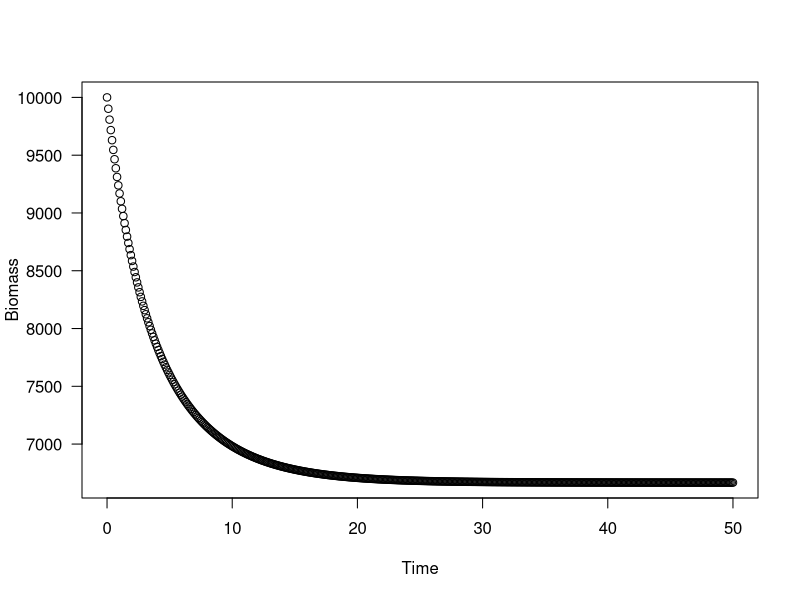
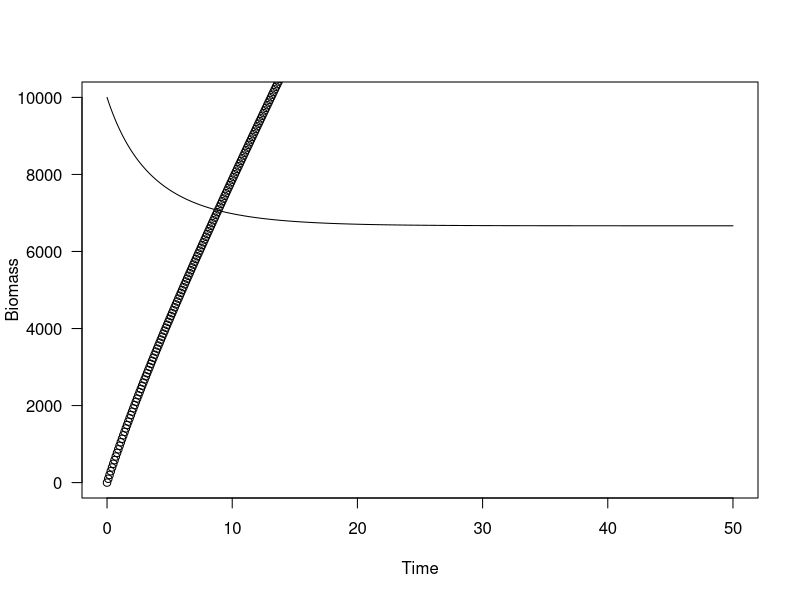
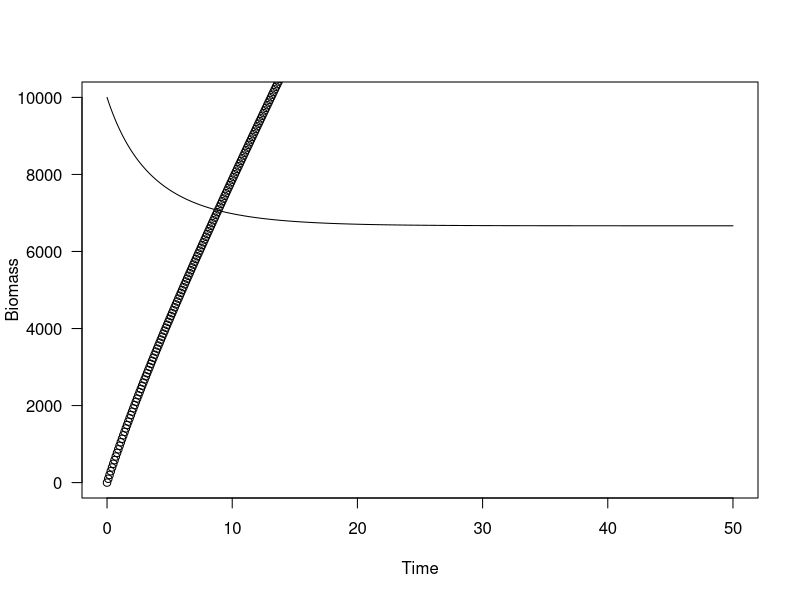
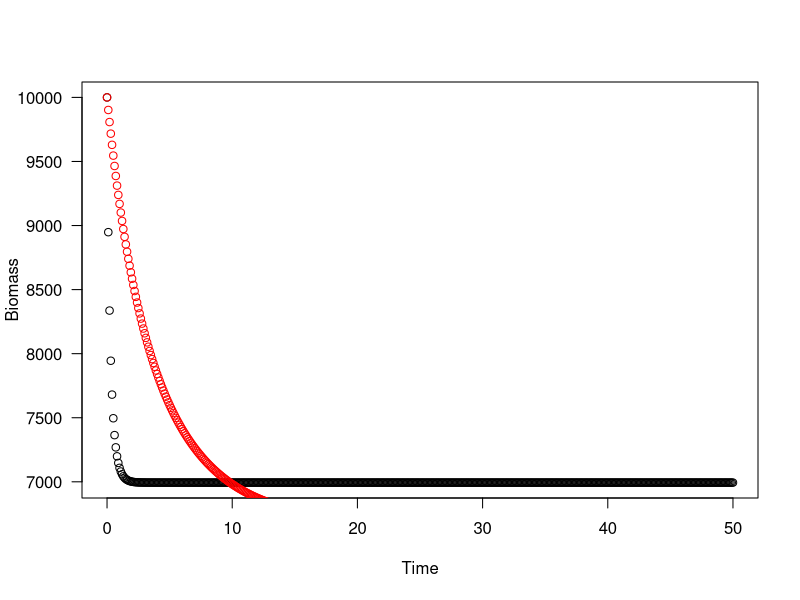

The R source for these figures, in order:
## ---- chunk 1
library(deSolve)
## ---- chunk 2
ode_gs<-function(t,x,parms)
    {
    # 1. set the state variable 
    B<-x 
    
    # 2. set the parameters
    r<-parms[1]
    K<-parms[2]
    F<-parms[3]
    
    # 3. set up the Graham-Schaefer model of biomass dynamics as an ode
    dB<- r*B*(1-(B/K))-F*B
    
    # 4. return the relevant quantites for the time step
    return(list(dB))
    }
## ---- chunk 3
parameters<-c(r=0.3,K=10000,F=0.1)
## ---- chunk 4
initial_biomass<- c(B=10000)
## ---- chunk 5
solution<- ode(
    y=initial_biomass, 
    times=seq(0,50,by=0.1), 
    func=ode_gs, 
    parms=parameters, 
    method="rk4")
solution<-as.data.frame(solution)
plot(B~time,solution,ylab="Biomass",xlab="Time",las=1,main="")
## ---- chunk 6
ode_gs<-function(t,x,parms)
    {
    # set the state variable 
    B<-x [1]
    Y<-x[2]
    # set the parameters
    r<-parms[1]
    K<-parms[2]
    F<-parms[3]
    
    # the Graham-Schaefer model of biomass dynamics as a 
    # ordinary differential equation
    dB<- r*B*(1-(B/K))-F*B
    # keep track of fishery yield, accumulates over time
    dY<- F*B
    return(list(c(dB,dY)))
    }
parameters<-c(r=0.3,K=10000,F=0.1)
# set initial biomass and yield
initial_biomass<- c(B=10000,Y=0)
solution<- ode(
    y=initial_biomass, 
    times=seq(0,50,by=0.1), 
    func=ode_gs, 
    parms=parameters, 
    method="rk4")
solution<-as.data.frame(solution)
plot(B~time,solution,ylab="Biomass",xlab="Time",las=1,main="",type='l',
    ylim=c(0,10000))
points(Y~time,solution,ylab="Biomass",xlab="Time",las=1,main="")
## ---- chunk 7
ode_gs<-function(t,x,parms)
    {
    # set the state variable 
    B<-x [1]
    Y<-x[2]
    # set the parameters
    r<-parms[1]
    K<-parms[2]
    F<-parms[3]
    
    # the Graham-Schaefer model of biomass dynamics as a 
    # ordinary differential equation
    dB<- r*B*(1-(B/K))-F*B
    # keep track of fishery yield, accumulates over time
    dY<- F*B
    return(list(c(dB,dY),Y=dY))
    }
parameters<-c(r=0.3,K=10000,F=0.1)
# set initial biomass and yield
initial_biomass<- c(B=10000,Y=0)
solution<- ode(
    y=initial_biomass, 
    times=seq(0,50,by=0.1), 
    func=ode_gs, 
    parms=parameters, 
    method="rk4")
solution_cont<-as.data.frame(solution)
plot(B~time,solution_cont,ylab="Biomass",xlab="Time",las=1,main="",type='l',
    ylim=c(0,10000))
points(Y~time,solution_cont,ylab="Biomass",xlab="Time",las=1,main="")
## ---- chunk 8
diff_gs<-function(t,x,parms)
    {
    # set the state variable 
    B<-x 
    
    # set the parameters
    r<-parms[1]
    K<-parms[2]
    F<-parms[3]
    
    # the Graham-Schaefer model of biomass dynamics as a 
    # difference equation
    B<-B+r*B*(1-(B/K))-F*B
    return(list(B))
    }
parameters<-c(r=0.3,K=10000,F=0.1)
parameters[1]<-exp(parameters[1])-1
parameters[3]<-exp(parameters[3])-1


initial_biomass<- c(B=10000)
solution<- ode(
    y=initial_biomass, 
    times=seq(0,50,by=0.1), 
    func=diff_gs, 
    parms=parameters, 
    method="iteration")
solution_diff<-as.data.frame(solution)
plot(B~time,solution_diff,ylab="Biomass",xlab="Time",las=1,main="")
points(B~time,solution_cont,col="red")
